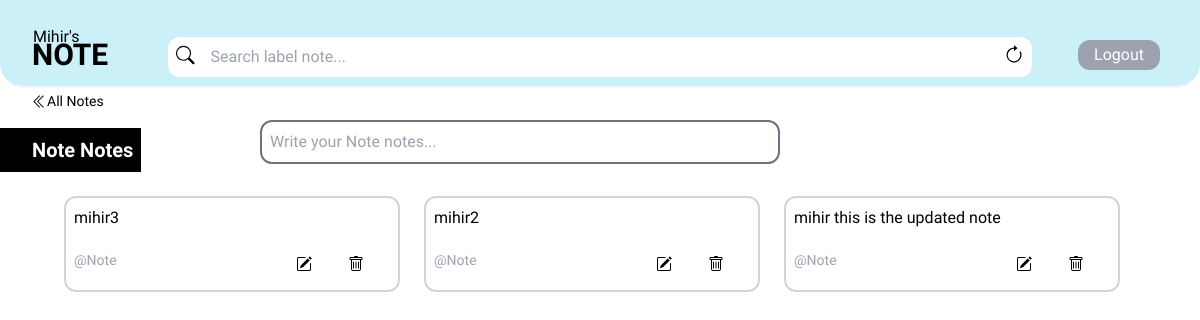
Page /lable/20 (signed in) on the committed database.
### base/models.py (models this page shows)
class Lable(models.Model):
    host = models.ForeignKey(User, on_delete=models.SET_NULL, null =True )
    lable = models.CharField( max_length=200)
    update = models.DateField( auto_now=True)
    create =models.DateField(auto_now_add=True)
    class Meta:
        ordering=['-update','-create']
    def __str__(self):
        return self.lable

class Note(models.Model):
    user = models.ForeignKey(User, on_delete=models.CASCADE,null=True)
    lable = models.ForeignKey(Lable, on_delete=models.CASCADE)
    note = models.TextField()
    updated = models.DateTimeField(auto_now=True)
    created = models.DateTimeField(auto_now_add=True)
    def __str__(self):
        return self.note

### base/views.py (the view, shortened to what this page needs)
# urls.py: path('lable/<str:pk>', views.note, name='note'),
@login_required(login_url='login')
def note(request, pk):
    lable = Lable.objects.get(id=pk)
    lable_note = lable.note_set.all().order_by('-created')
    note = Note.objects.all().order_by('-updated')
    l = request.GET.get('l') if request.GET.get('l') != None else ''
    lable_note = lable.note_set.filter(
        Q(lable__lable__icontains=l) |
        Q(note__icontains=l)
    ).order_by('-created')
    context = {'lable': lable, 'lable_notes': lable_note, "note":note}
    return render(request, 'base/note.html', context)

### base/templates/base/note.html (shortened to what this page needs)
{% extends 'main.html' %} {% block content %}
<div class="">
  <div class="absolute top-[2.3rem] left-[50%] translate-x-[-50%]">
    <div class="flex  ">
      <form class="flex bg-white px-2 w-[54rem]  rounded-xl" method="GET" action={% url 'note' lable.id %}>
          <input class="w-[54rem] p-2 outline outline-0" type="text" name="l" placeholder="Search label note..."/>
          <a href="{% url 'note' lable.id%}">
          </a>
      </form>
  </div>
  </div>
  <div class="mb-8" >
    <h1 class="absolute top-[8rem] text-xl text-white font-bold pl-8  p-2 bg-black">{{lable}} Notes </h1>
    <a class="absolute top-[5.2rem] left-6 mt-2 ml-2 flex items-center hover:underline underline-offset-4" href="{% url 'home' %}"><span class="text-sm ">All Notes</span></a>
    <form class="flex items-center justify-center mr-40" method="POST" action="">
      <input class=" border-2 p-2 mt-2 rounded-xl w-[50%] border-gray-500" type="text" name="note" placeholder="Write your {{lable}} notes..." />
    </form>
  </div>
  <div class="mx-16 ">
  <div class="grid grid-cols-3 gap-6 mr-4 ">
    {% for note in lable_notes%}
    {% if request.user == note.user %}
    <div class="border-2 border-gray-300 rounded-xl p-2  ">
      <a class="" href="{% url 'update-note' note.id %}">
        <div class="max-h-[25vh] overflow-y-scroll overflow-x-hidden ">{{note}} </div>
      </a>
      <div class="flex items-center justify-between pt-2 ">
<p class=" py-2 text-sm text-gray-400 inline-block align-bottom"> @{{note.lable.lable}}</p>
<div class="flex justify-end pt-2 mx-4">
  <a class="mx-4 border-2 border-white rounded-3xl p-2 hover:border-2 hover:border-black" href="{% url 'update-note' note.id %}"></a>
  <a class="border-2 border-white rounded-3xl p-2 hover:border-2 hover:border-black" href={% url 'delete-note' note.id %}></a>
</div>
      </div>
      </div>
      {% endif %}
      {% endfor %}
  </div>
</div>
</div>
{% endblock content %}

### templates/navbar.html (shortened to what this page needs)
    <div class=" flex  items-center justify-between p-8 pb-2 mb-6 border-b-2  border-gray-100 rounded-b-3xl bg-[#cbf0f8] ">
        <h1 class="leading-tight">
            <span class="absolute top-[1.7rem] pl-[1px]"> {{request.user|capfirst}}'s</span>
            <a class="text-3xl font-extrabold" href="/">NOTE </a>
        </h1>
            <div class="login-details">
            {% if request.user.is_authenticated %}
            <a class="m-2   rounded-xl px-4 py-[3px] bg-gray-400 text-white" href="{% url 'logout' %}">Logout </a>
            {% else %}
            <a class="m-2 border-2 rounded-xl px-4 py-[3px] bg-blue-600 text-white" href={% url 'login' %}>Login </a>
{% endif %}
</div>
</div>

### templates/main.html (style rules this page uses)
* { font-family: "Lexend", sans-serif; }
.login-details { display: flex; align-items: center; }

### rows in the picture
Lable: lable "Note", note "Write your Note notes..."
Note: note "mihir3", lable.lable "Note"
Note: note "mihir2", lable.lable "Note"
Note: note "mihir this is the updated note", lable.lable "Note"

### other values in the picture
{{ request.user|capfirst }} "Mihir"
